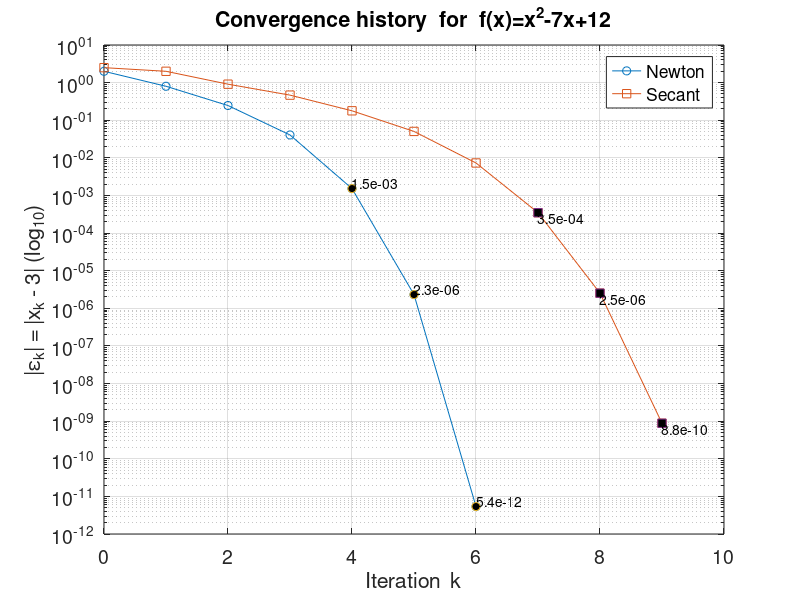

Write the MATLAB code that produced this figure.
function newton_secant_demo
  %  f(x)  と  f'(x)
  f  = @(x) x^2 - 7*x + 12;  % f(x) = x^2 - 7x + 12
  df = @(x) 2*x - 7;          % f'(x) = 2x - 7

  alpha   = 3;          % true root
  eps_res = 1e-9;       % residual threshold for convergence
  maxIter = 100;        % maximum number of iterations

  % ---------- Newton method ----------
  xn  = 1;                  % x_0
  errN(1) = abs(xn - alpha);
  for k = 1:maxIter
    if abs(f(xn)) < eps_res, break; end
    xn = xn - f(xn)/df(xn);
    errN(k+1) = abs(xn - alpha);
  end

  % ---------- Secant method ----------
  x0 = 0.5;  x1 = 1;        % x_0, x_1
  errS = [abs(x0 - alpha)  abs(x1 - alpha)];
  for k = 2:maxIter
    if abs(f(x1)) < eps_res, break; end
    x2 = x1 - f(x1)*(x1 - x0)/(f(x1) - f(x0));
    x0 = x1;  x1 = x2;
    errS(k+1) = abs(x1 - alpha);
  end

  % ---------- plot error history ----------
  figure
  semilogy(0:numel(errN)-1, errN,  'o-', 'DisplayName','Newton'); hold on
  semilogy(0:numel(errS)-1, errS,  's-', 'DisplayName','Secant');

  % ---- highlight the last three iterations for each method ----
  idxN = max(1, numel(errN)-2):numel(errN);   % indices of final 3 Newton points
  idxS = max(1, numel(errS)-2):numel(errS);   % indices of final 3 Secant points

  % Plot larger filled markers on those points
  semilogy(idxN-1, errN(idxN), 'o','MarkerFaceColor', 'k', 'HandleVisibility', 'off');
  semilogy(idxS-1, errS(idxS), 's','MarkerFaceColor', 'k', 'HandleVisibility', 'off');

  % Annotate each highlighted point with its error value
  for i = idxN
    text(i-1, errN(i), sprintf('%.1e', errN(i)), 'VerticalAlignment', 'bottom', 'HorizontalAlignment', 'left');
  end
  for i = idxS
    text(i-1, errS(i), sprintf('%.1e', errS(i)), 'VerticalAlignment', 'top', 'HorizontalAlignment', 'left');
  end

  xlabel('Iteration  k'), ylabel('|\epsilon_k| = |x_k - 3| (log_{10})');
  title('Convergence history  for  f(x)=x^2-7x+12');
  legend show, grid on

  set(gca, 'FontSize', 14);

  saveas(gcf, 'newton_secant_demo.svg'); % save figure
end
